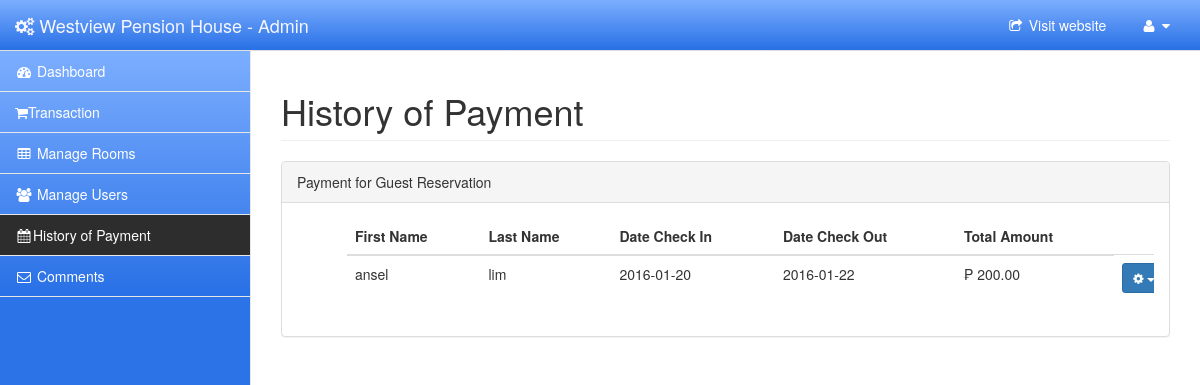
/adminpage/pages/historypayment.php (signed in), run on the app's committed database.
### tables this page shows
CREATE TABLE IF NOT EXISTS `tblreservation` (
`Reservation_ID` int(11) NOT NULL,
  `Customer_ID` int(11) NOT NULL,
  `CategoryName` varchar(15) NOT NULL,
  `Room_ID` int(11) NOT NULL,
  `ReservationDate` date NOT NULL,
  `Arrival` date NOT NULL,
  `Departure` date NOT NULL,
  `NumberofDay` int(11) NOT NULL,
  `No_Adult` int(11) NOT NULL,
  `No_Child` int(11) NOT NULL,
  `Status` varchar(255) NOT NULL,
  `AddonPayable` int(11) NOT NULL,
  `Downpayment` int(15) NOT NULL,
  `Payable` int(15) NOT NULL,
  `Confirmation` varchar(15) NOT NULL,
  `transaction` varchar(255) DEFAULT NULL
);

CREATE TABLE IF NOT EXISTS `tblusers` (
`Customer_ID` int(11) NOT NULL,
  `FirstName` varchar(20) NOT NULL,
  `LastName` varchar(20) NOT NULL,
  `Username` varchar(20) NOT NULL,
  `Password` varchar(255) NOT NULL,
  `Contact` varchar(20) NOT NULL,
  `Email` varchar(50) NOT NULL,
  `Gender` varchar(20) NOT NULL,
  `City` varchar(15) NOT NULL,
  `Country` varchar(20) NOT NULL,
  `Type` varchar(50) NOT NULL,
  `Active` varchar(255) NOT NULL,
  `Verification` int(11) NOT NULL,
  `Code` varchar(255) NOT NULL
);

### adminpage/pages/historypayment.php (the view, shortened to what this page needs)
<!DOCTYPE html>
<?php
include("../../actions/session.php");
?>
<html lang="en">
<head>
    <link href="../bower_components/bootstrap/dist/css/bootstrap.min.css" rel="stylesheet">
    <link href="../bower_components/metisMenu/dist/metisMenu.min.css" rel="stylesheet">
    <link href="../bower_components/datatables-plugins/integration/bootstrap/3/dataTables.bootstrap.css" rel="stylesheet">
    <link href="../bower_components/datatables-responsive/css/dataTables.responsive.css" rel="stylesheet">
    <link href="../dist/css/sb-admin-2.css" rel="stylesheet">
    <link href="../bower_components/font-awesome/css/font-awesome.min.css" rel="stylesheet" type="text/css">
</head>
<body>
     <div style="background-color: rgb(44, 115, 231);" id="wrapper">
        <nav class="navbar navbar-default navbar-static-top" role="navigation" style="margin-bottom: 0">
            <div class="navbar-header">
               <a class="navbar-brand" href="../pages/index.php"><span class="fa fa-cogs "></span> Westview Pension House - Admin</a>
            </div>
   <ul class="nav navbar-top-links navbar-right">
                <li class="dropdown">
                    <a href="../../index.php" target="_blank">
                        <i class="fa fa-share-square-o  fa-fw"></i> Visit website
                    </a>
                </li>
                <li class="dropdown">
                    <a class="dropdown-toggle" data-toggle="dropdown" href="#">
                        <i class="fa fa-user fa-fw"></i>  <i class="fa fa-caret-down"></i>
                    </a>
                </li>
            </ul>
            <div class="navbar-default sidebar" role="navigation">
                <div class="sidebar-nav navbar-collapse">
                    <ul class="nav" id="side-menu">
                        <li>
                            <a href="../pages/index.php" ><i class="fa fa-dashboard fa-fw"></i> Dashboard</a>
                        </li>
                        <li>
                         <a href="../pages/transaction.php" ><i class="fa fa-shopping-cart"></i>Transaction</a>
                        </li>
                        <li>
                            <a href="../room/manageroom.php" ><i class="fa fa-table fa-fw"></i> Manage Rooms</a>
                        </li>
                        <li>
                            <a href="../room/manageuser.php"><i class="fa fa-group fa-fw"></i> Manage Users</a>
                        </li>
                        <li>
                           <a href="../pages/historypayment.php" class="active" ><i class="fa fa-calendar  fa-fw"></i>History of Payment</a>
                        </li>
                         <li>
                            <a href="../room/comments.php" ><i class="fa fa-envelope-o  fa-fw"></i> Comments</a>
                        </li>
                    </ul>
                </div>
            </div>
        </nav>
        <div id="page-wrapper">
            <div class="row">
                <div class="col-lg-12">
                    <h1 class="page-header">History of Payment</h1>
                </div>
            </div>
            <div class="row">
                <div class="col-lg-12">
                    <div class="panel panel-default">
                        <div class="panel-heading">
                             Payment for Guest Reservation
                        </div>
                        <div class="panel-body">
                            <div class="table-responsive">
                                <table class="table table-hover" style="width:900px; margin-left:50px;">
                                    <thead>
                                        <tr>
                                            <th>First Name</th>
                                            <th>Last Name</th>
                                            <th>Date Check In</th>
                                            <th>Date Check Out</th>
                                            <th>Total Amount</th>
                                        </tr>
                                    </thead>
                                            <?php
                                            $sql = "SELECT tblusers.FirstName, tblusers.LastName, tblreservation.Arrival,tblreservation.Departure,tblreservation.Status,tblreservation.Payable  FROM tblreservation
                                            INNER JOIN tblusers ON tblreservation.Customer_ID=tblusers.Customer_ID Where tblreservation.Status='Check Out' ORDER BY tblusers.LastName ASC";
                                            $result = mysqli_query($conn, $sql) or die(mysqli_error($conn));
                                            while ($row = mysqli_fetch_assoc($result)) { ?>
                                            <tbody>
                                        <tr>
                                            <td><?php echo $row['FirstName']?></td>
                                            <td><?php echo $row['LastName']?></td>
                                            <td><?php echo $row['Arrival']?></td>
                                            <td><?php echo $row['Departure']?></td>
                                            <td>₱ <?php echo $row['Payable']?>.00</td>
                                            <td><div class="btn-group">
                                                <button type="button" class="btn btn-primary btn-sm dropdown-toggle" data-toggle="dropdown">
                                                    <i class="fa fa-gear"></i>  <span class="caret"></span>
                                                </button>
                                            </div></td>
                                            <?php } mysqli_close($conn);?>
                                        </tr>
                                    </tbody>
                                </table>
                            </div>
                        </div>
                    </div>
                </div>
                </div>
            </div>
</body>
</html>

### data on the page
tblreservation: tblusers.FirstName "ansel", tblusers.LastName "lim", Arrival "2016-01-20", Departure "2016-01-22", Payable "200"
